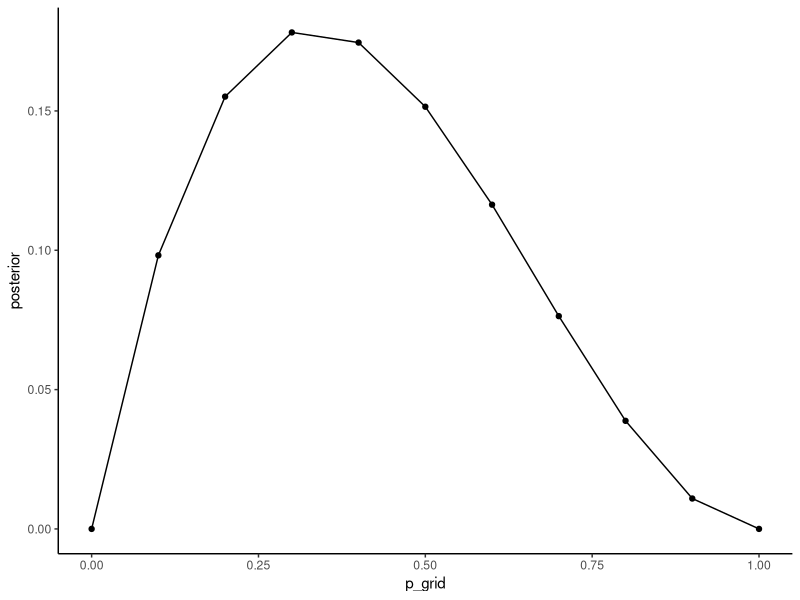

R code for this plot:
## ---- chunk 1
# define number of equidistant points between 0 and 1
n <- 11
p_grid <- seq(from = 0, to = 1, length.out = n)

# define prior
prior <- rep(1, n)

# compute likelihood at each value in grid
likelihood <- dbinom(1, size = 3, prob = p_grid)

# compute product of likelihood and prior
unstandardized_posterior <- likelihood * prior

# standardize the posterior, so it sums to 1
posterior <- unstandardized_posterior / sum(unstandardized_posterior)
## ---- chunk 2
library(ggplot2)

ggplot(tibble::tibble(p_grid, posterior), aes(p_grid, posterior)) +
  geom_line() +
  geom_point() + 
  theme_classic()
